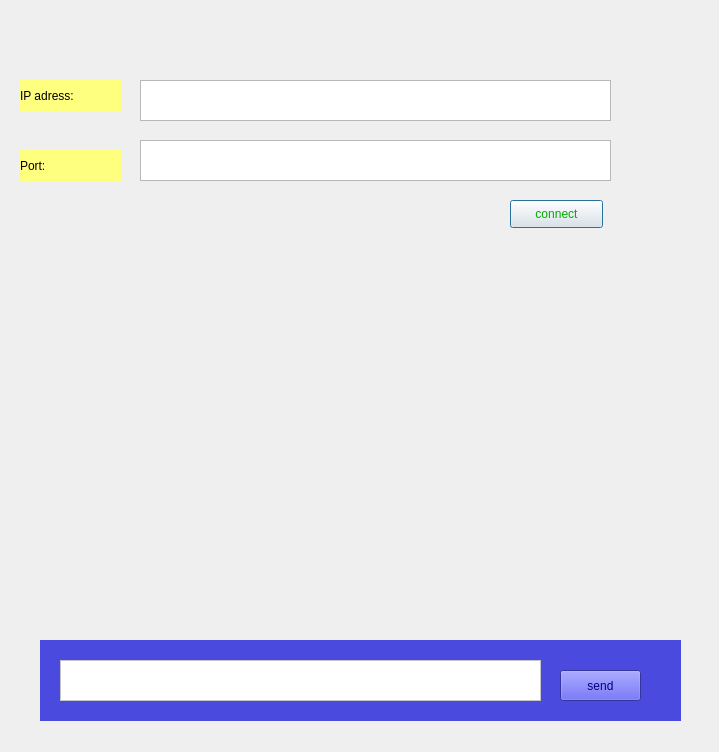
<?xml version="1.0" encoding="UTF-8"?>
<ui version="4.0">
 <class>chat</class>
 <widget class="QDialog" name="chat">
  <property name="geometry">
   <rect>
    <x>0</x>
    <y>0</y>
    <width>719</width>
    <height>752</height>
   </rect>
  </property>
  <property name="windowTitle">
   <string>Dialog</string>
  </property>
  <widget class="QLabel" name="label">
   <property name="geometry">
    <rect>
     <x>20</x>
     <y>60</y>
     <width>671</width>
     <height>671</height>
    </rect>
   </property>
   <property name="text">
    <string/>
   </property>
   <property name="pixmap">
    <pixmap resource="style.qrc">:/new/prefix1/icons/interf_chat.png</pixmap>
   </property>
  </widget>
  <widget class="QLabel" name="label_2">
   <property name="geometry">
    <rect>
     <x>20</x>
     <y>-20</y>
     <width>671</width>
     <height>181</height>
    </rect>
   </property>
   <property name="text">
    <string/>
   </property>
   <property name="pixmap">
    <pixmap resource="style.qrc">:/new/prefix1/icons/interf_chat.png</pixmap>
   </property>
  </widget>
  <widget class="QPushButton" name="pushButton_connect">
   <property name="geometry">
    <rect>
     <x>510</x>
     <y>200</y>
     <width>93</width>
     <height>28</height>
    </rect>
   </property>
   <property name="styleSheet">
    <string notr="true">color: rgb(0, 170, 0);</string>
   </property>
   <property name="text">
    <string>connect</string>
   </property>
  </widget>
  <widget class="QTextEdit" name="textEdit_adress">
   <property name="geometry">
    <rect>
     <x>140</x>
     <y>80</y>
     <width>471</width>
     <height>41</height>
    </rect>
   </property>
  </widget>
  <widget class="QTextEdit" name="textEdit_port">
   <property name="geometry">
    <rect>
     <x>140</x>
     <y>140</y>
     <width>471</width>
     <height>41</height>
    </rect>
   </property>
  </widget>
  <widget class="QLabel" name="label_3">
   <property name="geometry">
    <rect>
     <x>20</x>
     <y>80</y>
     <width>101</width>
     <height>31</height>
    </rect>
   </property>
   <property name="styleSheet">
    <string notr="true">font: 12pt &quot;MV Boli&quot;;
background-color: rgb(255, 255, 127);</string>
   </property>
   <property name="text">
    <string>IP adress:</string>
   </property>
  </widget>
  <widget class="QLabel" name="label_4">
   <property name="geometry">
    <rect>
     <x>20</x>
     <y>150</y>
     <width>101</width>
     <height>31</height>
    </rect>
   </property>
   <property name="styleSheet">
    <string notr="true">font: 12pt &quot;MV Boli&quot;;
background-color: rgb(255, 255, 127);</string>
   </property>
   <property name="text">
    <string>Port:</string>
   </property>
  </widget>
  <widget class="QWidget" name="widget" native="true">
   <property name="geometry">
    <rect>
     <x>40</x>
     <y>640</y>
     <width>641</width>
     <height>81</height>
    </rect>
   </property>
   <property name="styleSheet">
    <string notr="true">background-color: rgb(170, 170, 255);
background-color: rgb(74, 74, 223);</string>
   </property>
   <widget class="QTextEdit" name="textEdit_message">
    <property name="geometry">
     <rect>
      <x>20</x>
      <y>20</y>
      <width>481</width>
      <height>41</height>
     </rect>
    </property>
    <property name="styleSheet">
     <string notr="true">background-color: rgb(255, 255, 255);</string>
    </property>
    <property name="html">
     <string>&lt;!DOCTYPE HTML PUBLIC &quot;-//W3C//DTD HTML 4.0//EN&quot; &quot;http://www.w3.org/TR/REC-html40/strict.dtd&quot;&gt;
&lt;html&gt;&lt;head&gt;&lt;meta name=&quot;qrichtext&quot; content=&quot;1&quot; /&gt;&lt;style type=&quot;text/css&quot;&gt;
p, li { white-space: pre-wrap; }
&lt;/style&gt;&lt;/head&gt;&lt;body style=&quot; font-family:'MS Shell Dlg 2'; font-size:7.8pt; font-weight:400; font-style:normal;&quot;&gt;
&lt;p style=&quot;-qt-paragraph-type:empty; margin-top:0px; margin-bottom:0px; margin-left:0px; margin-right:0px; -qt-block-indent:0; text-indent:0px; font-family:'MS Shell Dlg 2';&quot;&gt;&lt;br /&gt;&lt;/p&gt;&lt;/body&gt;&lt;/html&gt;</string>
    </property>
   </widget>
   <widget class="QPushButton" name="pushButton_send">
    <property name="geometry">
     <rect>
      <x>520</x>
      <y>30</y>
      <width>81</width>
      <height>31</height>
     </rect>
    </property>
    <property name="styleSheet">
     <string notr="true">color: rgb(0, 0, 127);</string>
    </property>
    <property name="text">
     <string>send</string>
    </property>
   </widget>
  </widget>
 </widget>
 <resources>
  <include location="style.qrc"/>
 </resources>
 <connections/>
</ui>
